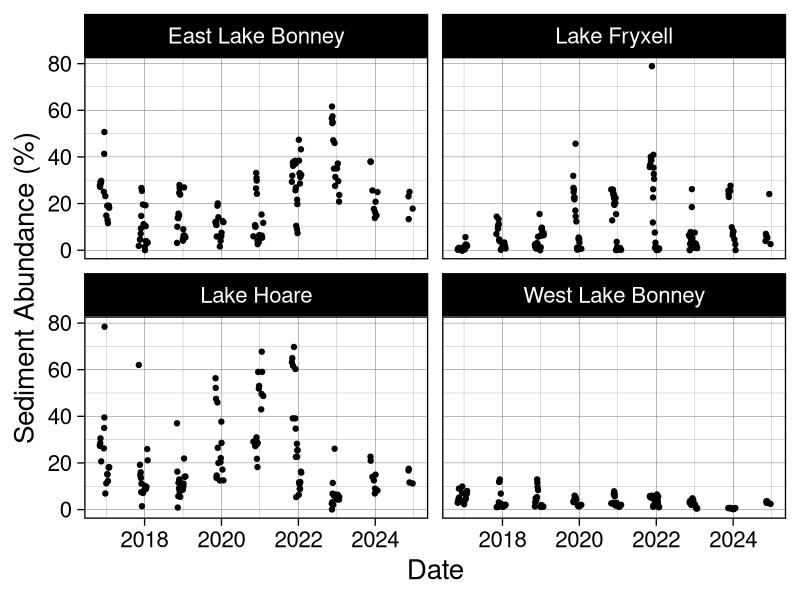
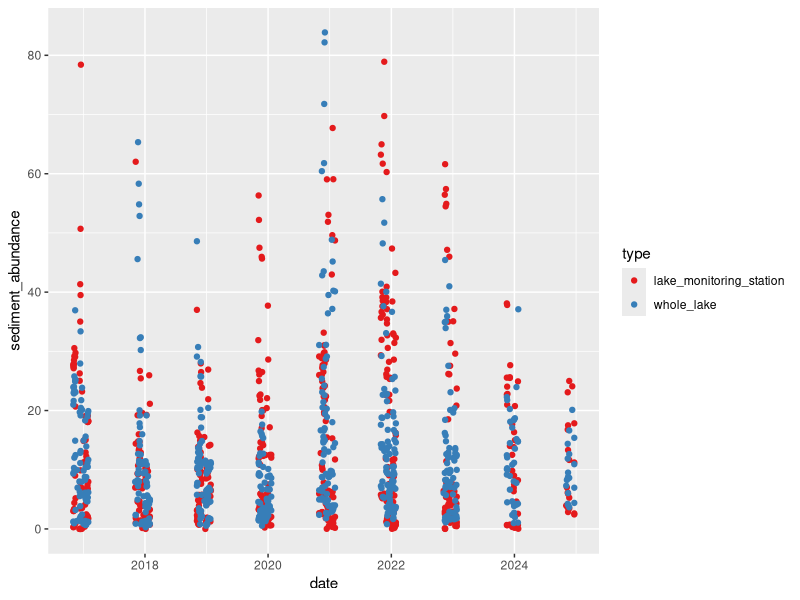
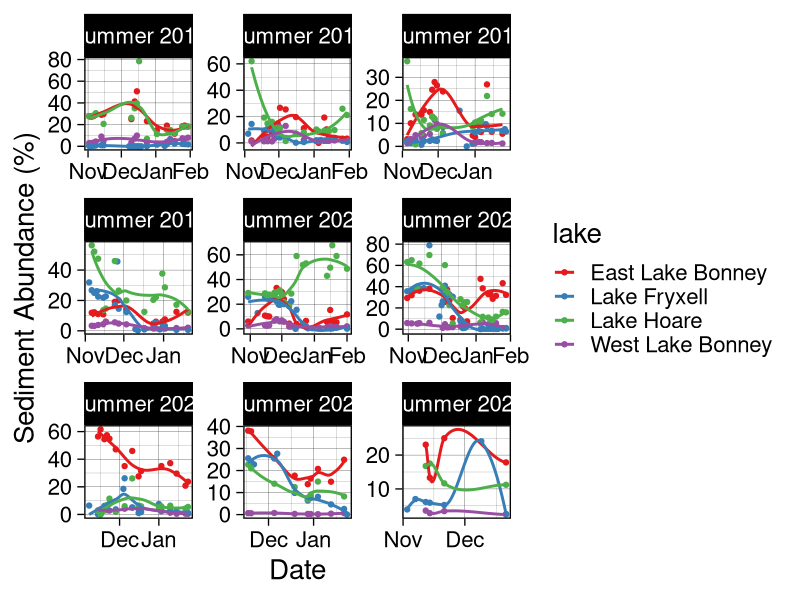
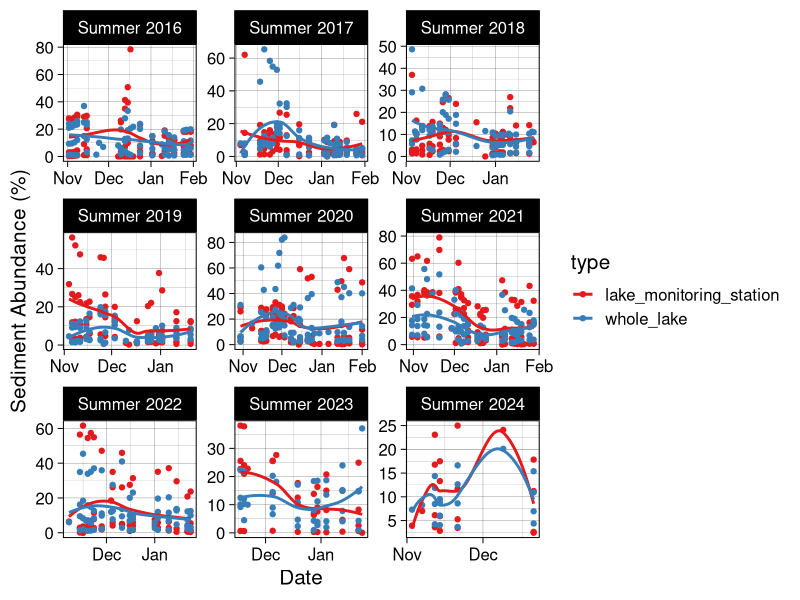
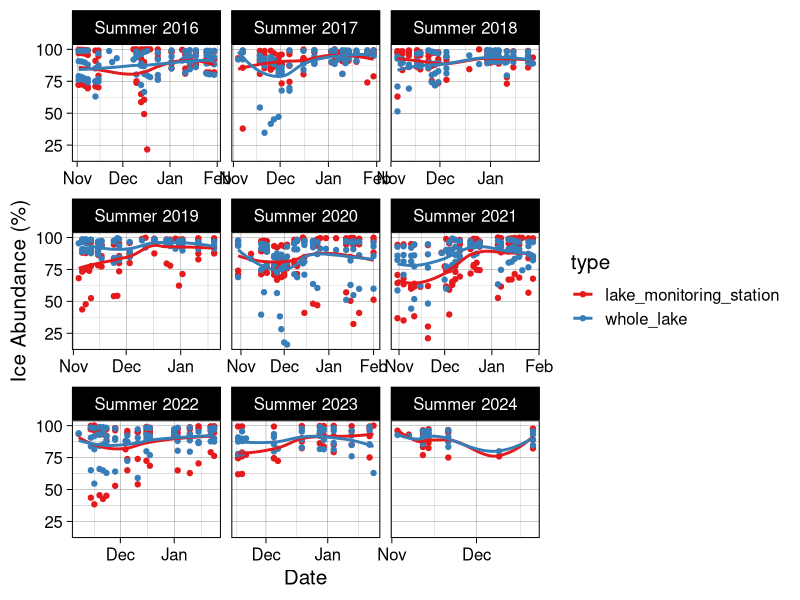
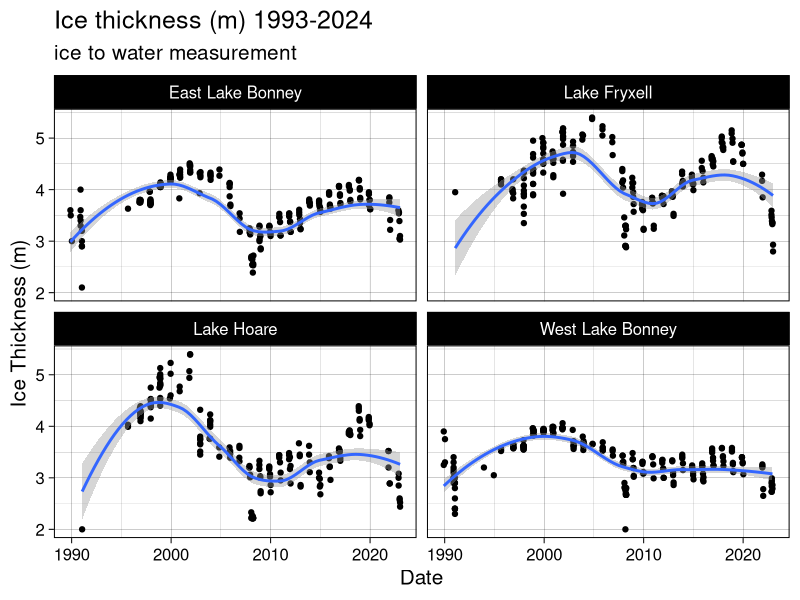
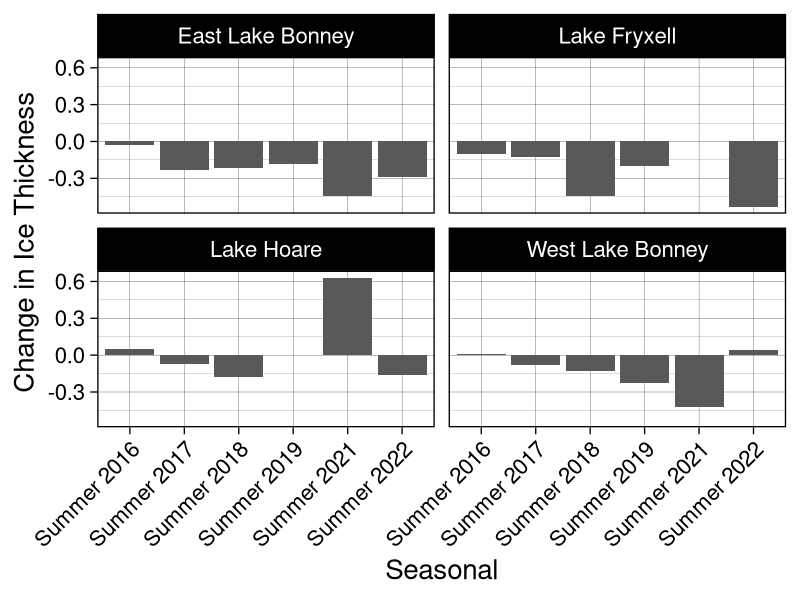
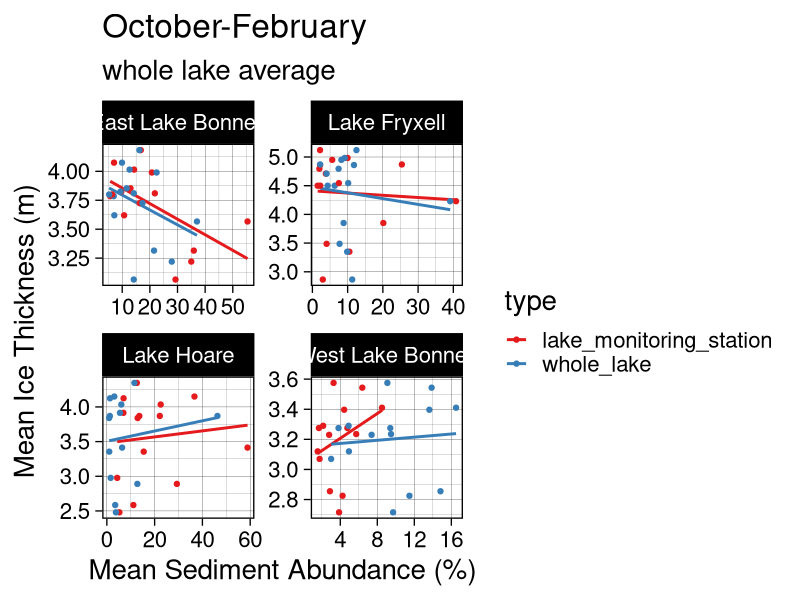

Write R code to recreate these figures, in order. (Note: this script raises an error after producing the figures.)
######### TVLakes Sediment Output Comparison ###########
library(tidyverse)
library(RColorBrewer)
library(scales)

setwd("~/Documents/R-Repositories/MCM-LTER-MS")

## Define a season function to plot data by season. Makes data viz a lot easier. 
get_season <- function(date) {
  month <- month(date)
  year <- year(date)
  
  if (month %in% c(11, 12)) {
    return(paste0("Summer ", year))  # November and December belong to the current winter
  } else if (month == 1) {
    return(paste0("Summer ", year - 1))  # January belongs to the previous winter
  } else if (month == 2) {
    return(paste0("Summer ", year - 1))  # February belongs to the previous winter
  } else if (month == 3) {
    return(paste0("Fall ", year))  # March is Spring
  } else if (month %in% 4:5) {
    return(paste0("Fall ", year))  # April and May are Spring
  } else if (month == 6) {
    return(paste0("Winter ", year))  # June is Summer
  } else if (month %in% 7:8) {
    return(paste0("Winter ", year))  # July and August are Summer
  } else if (month == 9) {
    return(paste0("Spring ", year))  # September is Fall
  } else if (month %in% 10) {
    return(paste0("Summer ", year))  # October is Fall
  }
}

mean_BB <- read_csv("data/sediment abundance data/LANDSAT_sediment_abundances_20250312.csv") |> 
  mutate(date = ymd(date), 
         type = 'lake_monitoring_station', 
         season = sapply(date, get_season))

#####plot by lake
ggplot(mean_BB, aes(date, sediment_abundance*100)) + 
  geom_point() + 
  facet_wrap(vars(lake)) + 
  #scale_x_date(labels = date_format("%b"), breaks = "1 month") + 
  xlab("Date") + ylab("Sediment Abundance (%)") + 
  theme_linedraw(base_size = 20)

ggsave("plots/manuscript/chapter 1/BB_sed_by_lake.png", dpi = 700, 
       height = 8, width = 12)

mean_wholelake <- read_csv("data/sediment abundance data/LANDSAT_wholelake_mean_20250307.csv") |> 
  mutate(date = ymd(date), 
         type = "whole_lake", 
         season = sapply(date, get_season))

# join the two files for easy comparison and plotting
means <- rbind(mean_BB, mean_wholelake) |> 
  mutate(sediment_abundance = sediment_abundance*100, 
         ice_abundance = ice_abundance*100) |> 
  mutate(year = year(date), 
         month = month(date))

## plot the raw output for sediment abundance/ice abundance against each other and see how the outputs compare
ggplot(means, aes(date, sediment_abundance, color = type)) + 
  geom_point() + 
  scale_color_brewer(palette = "Set1") 

#By season for just the lake monitoring site
ggplot(mean_BB, aes(date, sediment_abundance*100, color = lake)) + 
  geom_point() + 
  geom_smooth(se = F) + 
  scale_color_brewer(palette = "Set1") + 
  facet_wrap(vars(season), scales = "free") +
  scale_x_date(labels = date_format("%b"), breaks = "1 month") + 
  xlab("Date") + ylab("Sediment Abundance (%)") + 
  theme_linedraw(base_size = 20)

ggsave("plots/manuscript/chapter 1/BB_sed_by_season.png", dpi = 700, 
       height = 8, width = 12)

# facet by season for sed abundance
ggplot(means, aes(date, sediment_abundance, color = type)) + 
  geom_point() + 
  geom_smooth(se = F) + 
  scale_color_brewer(palette = "Set1") + 
  facet_wrap(vars(season), scales = "free") +
  scale_x_date(labels = date_format("%b"), breaks = "1 month") + 
  xlab("Date") + ylab("Sediment Abundance (%)") + 
  theme_linedraw(base_size = 15)

ggsave("plots/manuscript/chapter 1/whole_lake_vs_BB_sed_abundance.png", dpi = 700, 
       height = 8, width = 12)

# facet by season for ice abundance
ggplot(means, aes(date, ice_abundance, color = type)) + 
  geom_point() + 
  geom_smooth(se = F) + 
  scale_color_brewer(palette = "Set1") + 
  facet_wrap(vars(season), scales = "free_x") +
  scale_x_date(labels = date_format("%b"), breaks = "1 month") + 
  xlab("Date") + ylab("Ice Abundance (%)") + 
  theme_linedraw(base_size = 15)

ggsave("plots/manuscript/chapter 1/whole_lake_vs_BB_ice_abundance.png", dpi = 700, 
       height = 8, width = 12)


## load lake ice: 
lakeice1 <- read_csv("data/lake ice/mcmlter-lake-ice_thickness-20230726 (1).csv") |> 
  mutate(date_time = mdy_hm(date_time), 
         month = month(date_time), 
         year = year(date_time),
         year = as.numeric(year),
         z_water_m = z_water_m*-1) |> 
  filter(lake == "Lake Fryxell" | lake == "Lake Hoare" | lake == "East Lake Bonney" | lake == "West Lake Bonney") |> 
  #filter(year >= 2016) |> 
  filter(!grepl("^B", location_name))

ggplot(lakeice1, aes(date_time, z_water_m)) + 
  geom_point() + 
  geom_smooth(se = T) + 
  facet_wrap(vars(lake)) + 
  theme_linedraw(base_size = 15) + 
  xlab("Date") + ylab("Ice Thickness (m)") + 
  ggtitle("Ice thickness (m) 1993-2024", 
          subtitle = "ice to water measurement")

#ggsave("plots/manuscript/chapter 1/ice_thickness_total_years.png", dpi = 700, 
#       height = 8, width = 12)

lakeice = lakeice1 |> 
  filter(year >= 2017) |> 
  mutate(season = sapply(date_time, get_season))

#FIND SEASONAL DROPOFF OF ICE THICKNESS
seasonal_changes <- lakeice %>%
  group_by(season, lake) |> 
  arrange(season, month) %>%
  summarise(
    First_Measurement = first(z_water_m*-1),
    Last_Measurement = last(z_water_m*-1),
    Difference = Last_Measurement - First_Measurement
  )

ggplot(seasonal_changes, aes(season, Difference), fill = lake) + 
  geom_col() + 
  scale_color_brewer(palette = "Set1") + 
  facet_wrap(vars(lake)) + 
  theme_linedraw(base_size = 20) + 
  theme(axis.text.x = element_text(angle = 45, hjust = 1)) + 
  xlab("Seasonal") + ylab("Change in Ice Thickness")

ggsave("plots/manuscript/chapter 1/seasonal_ice_drop.png", 
       height = 8, width = 12, dpi = 300)

li_summary = lakeice |> 
  mutate(week = week(date_time)) |> 
  group_by(year, month, lake) |> 
  summarize(mean_thickness = mean(z_water_m, na.rm = T))

## sediment
sed_monthly <- means |> 
  mutate(week = week(date)) |> 
  group_by(year, month, lake, type) |> 
  summarize(mean_sed = mean(sediment_abundance, na.rm = T)) |> 
  print()

fulljoined = full_join(sed_monthly, li_summary) |> 
  drop_na()

##### plot
ggplot(fulljoined, aes(mean_sed, mean_thickness, color= type)) + 
  geom_smooth(method = "lm", se = F) + 
  geom_point() + 
  facet_wrap(vars(lake), scales = "free") + 
  ggtitle("October-February", 
          subtitle = "whole lake average") + 
  xlab("Mean Sediment Abundance (%)") + ylab("Mean Ice Thickness (m)") + 
  scale_color_brewer(palette = "Set1") +
  theme_linedraw(base_size = 20) 

ggsave("plots/manuscript/chapter 1/sed_vs_ice_thickness.png", 
       width = 12, height = 8, dpi = 300)

### now remove November and October Values
#fulljoin_filter <- fulljoined |> 
#  filter(month == 12 | month == 1)
fulljoin_peak_solar <- fulljoined |> 
  filter(month == 1)

ggplot(fulljoin_peak_solar, aes(mean_sed, mean_thickness, color = type)) + 
  geom_smooth(method = "lm", se = F) + 
  geom_point() + 
  facet_wrap(vars(lake), scales = "free") + 
  ggtitle("January") + 
  scale_color_brewer(palette = "Set1") +
  theme_linedraw(base_size = 20) 

ggsave("plots/manuscript/chapter 1/wholelakesed_vsthickness.png", 
       width = 12, height = 8, dpi = 300)

# now filter for only early year estimates, October - December
oct_dec_fulljoin <- fulljoined |> 
  filter(month == 10 | month == 11 | month == 12)

ggplot(oct_dec_fulljoin, aes(mean_sed, mean_thickness, color = type)) + 
  geom_smooth(method = "lm", se = F) + 
  geom_point() + 
  facet_wrap(vars(lake), scales = "free") + 
  ggtitle("October - December", 
          subtitle = "whole lake average") + 
  scale_color_brewer(palette = "Set1") +
  theme_linedraw(base_size = 15) 

jan_fulljoin <- fulljoined |> 
  filter(month == 1)

ggplot(jan_fulljoin, aes(mean_sed, mean_thickness, color = type)) + 
  geom_smooth(method = "lm", se = F) + 
  geom_point() + 
  facet_wrap(vars(lake), scales = "free") + 
  ggtitle("January") + 
  scale_color_brewer(palette = "Set1") +
  xlab("Mean Sediment Abundance (%)") + ylab("Mean Ice Thickness (m)") + 
  theme_linedraw(base_size = 20)  

ggsave("plots/manuscript/chapter 1/jan_only_sed.png", 
       dpi = 300, height = 8, width = 12)


####### do restructuring to look at this by week ###
li_summary_2 = lakeice |> 
  mutate(week = week(date_time)) |> 
  group_by(year, week, lake) |> 
  summarize(mean_thickness = mean(z_water_m, na.rm = T))

## sediment
sed_monthly_2 <- means |> 
  mutate(week = week(date)) |> 
  group_by(year, week, lake, type) |> 
  summarize(mean_sed = mean(sediment_abundance, na.rm = T)) |> 
  print()

fulljoined_2 = full_join(sed_monthly_2, li_summary_2) |> 
  drop_na() |> 
  filter(type == "lake_monitoring_station")

peak_solar_week <- fulljoined_2 |> 
  filter(
    #week == 50 |
      week == 51 | 
      week == 52 | 
      week == 1 | 
      week == 2 #|
      #week == 3
      )

ggplot(peak_solar_week, aes(mean_sed, mean_thickness)) + 
  geom_smooth(method = "lm", se = F) + 
  geom_point() + 
  facet_wrap(vars(lake), scales = "free") + 
  ggtitle("Peak Solar") + 
  scale_color_brewer(palette = "Set1") +
  xlab("Mean Sediment Abundance (%)") + ylab("Mean Ice Thickness (m)") + 
  theme_linedraw(base_size = 20)  

ggsave("plots/manuscript/chapter 1/Peak_Solar_Comparison.png", 
       width = 12, height = 8, dpi = 300)

#### Create a dual panel plot where only the lake ice thickness from 2016-2024 to sediment abundannce
# Need to join the sed data frame to the lake ice data frame
mean_BB_week <- mean_BB |> 
  filter(date < "2023-02-01")

library(ggpubr)

plot1 <- ggplot(mean_BB_week, aes(date, sediment_abundance*100)) + 
  geom_point() + 
  geom_smooth(se = F) + 
  ylab("Sediment Abundance") + xlab("Date") + 
  ggtitle("Sediment Abundance (%)") + 
  facet_wrap(vars(lake), scales = "free") + 
  scale_color_brewer(palette = "Set1") +
  theme_linedraw(base_size = 20) 

plot2 <- ggplot(lakeice, aes(date_time, z_water_m)) + 
  geom_point() + 
  geom_smooth(se = F) + 
  ylab("Ice Thickness (m)") + xlab("Date") + 
  ggtitle("Ice Thickness") + 
  facet_wrap(vars(lake), scales = "free") + 
  scale_color_brewer(palette = "Set1") +
  theme_linedraw(base_size = 20)

ggarrange(plot1, plot2)

ggsave("plots/manuscript/chapter 1/sed_abundance_ice_thick_timeseries.png", 
       dpi = 300, height = 8, width = 12)

ggplot() + 
  geom_point(data = lakeice, aes(x = as.Date(date_time), y = z_water_m)) + 
  geom_point(data = mean_BB, aes(x = date, y = sediment_abundance)) + 
  facet_wrap(vars(lake)) + 
  xlab("Date") + ylab("Ice thickness (m)") +
  scale_color_brewer(palette = "Set1") +
  theme_linedraw(base_size = 20) 




######### investing different buffering distances #########
mean_150m <- read_csv("data/sediment abundance data/LANDSAT_sediment_abundances_150m_20250301.csv") |> 
  mutate(date = ymd(date), 
         buffer_distance = '150')

mean_300m = mean_BB |> 
  mutate(buffer_distance = '300') |> 
  select(-type)

mean_450m = read_csv("data/sediment abundance data/LANDSAT_sediment_abundances_450m_20250301.csv") |> 
  mutate(date = ymd(date), 
         buffer_distance = '450')

mean_600m = read_csv("data/sediment abundance data/LANDSAT_sediment_abundances_600m_20250301.csv") |> 
  mutate(date = ymd(date), 
         buffer_distance = '600') |> 
  select(-approx_albedo)

mean_900m = read_csv("data/sediment abundance data/LANDSAT_sediment_abundances_900m_20250301.csv") |> 
  mutate(date = ymd(date), 
         buffer_distance = '900')

buffers <- rbind(mean_150m, mean_300m, mean_450m, mean_600m, mean_900m) |> 
  mutate(ice_abundance = ice_abundance*100, 
         sediment_abundance = sediment_abundance*100, 
         season = sapply(date, get_season)) |> 
  select(-sediment)

write_csv(buffers, "data/sediment abundance data/LANDSAT_all_buffer_distances_20250301.csv")

### plot cropping distance comparisons
#sed
ggplot(buffers, aes(date, sediment_abundance, color = buffer_distance)) + 
  geom_point() + 
  scale_color_brewer(palette = "Set1") + 
  facet_wrap(vars(lake)) + 
 # scale_x_date(labels = date_format("%b"), breaks = "1 month") + 
  xlab("Date") + ylab("Sediment Abundance (%)") + 
  theme_linedraw(base_size = 15)

ggsave("plots/manuscript/chapter 1/comparison_of_buffer_distances_sed_bylake.png", dpi = 700, 
       height = 8, width = 10)

#ice
ggplot(buffers, aes(date, ice_abundance, color = buffer_distance)) + 
  geom_point() + 
  scale_color_brewer(palette = "Set1") + 
  facet_wrap(vars(lake)) + 
  # scale_x_date(labels = date_format("%b"), breaks = "1 month") + 
  xlab("Date") + ylab("Ice Abundance (%)") + 
  theme_linedraw(base_size = 15)

ggsave("plots/manuscript/chapter 1/comparison_of_buffer_distances_sed_bylake.png", dpi = 700, 
       height = 8, width = 10)

## facet by season
#ice
ggplot(buffers, aes(date, ice_abundance, color = buffer_distance)) + 
  geom_point() + 
  scale_color_brewer(palette = "Set1") + 
  facet_wrap(vars(lake, season), scales = "free") + 
  scale_x_date(labels = date_format("%b"), breaks = "1 month") + 
  xlab("Date") + ylab("Ice Abundance (%)") + 
  theme_linedraw(base_size = 10)

ggsave("plots/manuscript/chapter 1/comparison_of_buffer_distances_sed_byseason.png", dpi = 700, 
       height = 10, width = 10)

#sed
ggplot(buffers, aes(date, sediment_abundance, color = buffer_distance)) + 
  geom_point() + 
  scale_color_brewer(palette = "Set1") + 
  facet_wrap(vars(lake, season), scales = "free") + 
  scale_x_date(labels = date_format("%b"), breaks = "1 month") + 
  xlab("Date") + ylab("Sediment Abundance (%)") + 
  theme_linedraw(base_size = 10)

ggsave("plots/manuscript/chapter 1/comparison_of_buffer_distances_sed_byseason.png", dpi = 700, 
       height = 10, width = 10)
